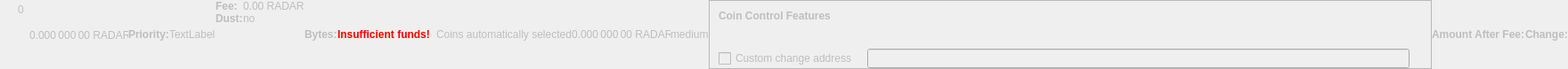
    <widget class="QWidget" name="dummyHideWidget" native="true">
     <property name="enabled">
      <bool>false</bool>
     </property>
     <property name="maximumSize">
      <size>
       <width>100</width>
       <height>22</height>
      </size>
     </property>
     <layout class="QHBoxLayout" name="dummyHideLayout">
      <property name="spacing">
       <number>0</number>
      </property>
      <property name="margin">
       <number>0</number>
      </property>
      <item>
       <layout class="QFormLayout" name="formLayoutCoinControl1">
        <property name="horizontalSpacing">
         <number>10</number>
        </property>
        <property name="verticalSpacing">
         <number>14</number>
        </property>
        <property name="leftMargin">
         <number>10</number>
        </property>
        <property name="topMargin">
         <number>4</number>
        </property>
        <property name="rightMargin">
         <number>6</number>
        </property>
        <item row="0" column="1">
         <widget class="QLabel" name="labelCoinControlBytes">
          <property name="cursor">
           <cursorShape>IBeamCursor</cursorShape>
          </property>
          <property name="contextMenuPolicy">
           <enum>Qt::ActionsContextMenu</enum>
          </property>
          <property name="text">
           <string notr="true">0</string>
          </property>
          <property name="textInteractionFlags">
           <set>Qt::LinksAccessibleByMouse|Qt::TextSelectableByKeyboard|Qt::TextSelectableByMouse</set>
          </property>
         </widget>
        </item>
       </layout>
      </item>
      <item>
       <widget class="QLabel" name="labelCoinControlAfterFee">
        <property name="enabled">
         <bool>false</bool>
        </property>
        <property name="sizePolicy">
         <sizepolicy hsizetype="Fixed" vsizetype="Fixed">
          <horstretch>0</horstretch>
          <verstretch>0</verstretch>
         </sizepolicy>
        </property>
        <property name="minimumSize">
         <size>
          <width>111</width>
          <height>12</height>
         </size>
        </property>
        <property name="maximumSize">
         <size>
          <width>111</width>
          <height>12</height>
         </size>
        </property>
        <property name="cursor">
         <cursorShape>IBeamCursor</cursorShape>
        </property>
        <property name="contextMenuPolicy">
         <enum>Qt::ActionsContextMenu</enum>
        </property>
        <property name="text">
         <string notr="true">0.000 000 00 RADAR</string>
        </property>
        <property name="textInteractionFlags">
         <set>Qt::LinksAccessibleByMouse|Qt::TextSelectableByKeyboard|Qt::TextSelectableByMouse</set>
        </property>
       </widget>
      </item>
      <item>
       <widget class="QLabel" name="labelCoinControlPriorityText">
        <property name="enabled">
         <bool>false</bool>
        </property>
        <property name="font">
         <font>
          <weight>75</weight>
          <bold>true</bold>
         </font>
        </property>
        <property name="text">
         <string>Priority:</string>
        </property>
       </widget>
      </item>
      <item>
       <layout class="QHBoxLayout" name="horizontalLayout">
        <item>
         <widget class="QLabel" name="WarningLabel">
          <property name="text">
           <string>TextLabel</string>
          </property>
         </widget>
        </item>
       </layout>
      </item>
      <item>
       <layout class="QFormLayout" name="formLayoutCoinControl3">
        <property name="horizontalSpacing">
         <number>0</number>
        </property>
        <property name="verticalSpacing">
         <number>0</number>
        </property>
        <property name="leftMargin">
         <number>0</number>
        </property>
        <property name="topMargin">
         <number>0</number>
        </property>
        <property name="rightMargin">
         <number>0</number>
        </property>
        <item row="0" column="0">
         <widget class="QLabel" name="labelCoinControlFeeText">
          <property name="enabled">
           <bool>false</bool>
          </property>
          <property name="font">
           <font>
            <weight>75</weight>
            <bold>true</bold>
           </font>
          </property>
          <property name="text">
           <string>Fee:</string>
          </property>
          <property name="margin">
           <number>0</number>
          </property>
         </widget>
        </item>
        <item row="0" column="1">
         <widget class="QLabel" name="labelCoinControlFee">
          <property name="enabled">
           <bool>false</bool>
          </property>
          <property name="cursor">
           <cursorShape>IBeamCursor</cursorShape>
          </property>
          <property name="contextMenuPolicy">
           <enum>Qt::ActionsContextMenu</enum>
          </property>
          <property name="text">
           <string notr="true">0.00 RADAR</string>
          </property>
          <property name="textInteractionFlags">
           <set>Qt::LinksAccessibleByMouse|Qt::TextSelectableByKeyboard|Qt::TextSelectableByMouse</set>
          </property>
         </widget>
        </item>
        <item row="1" column="0">
         <widget class="QLabel" name="labelCoinControlLowOutputText">
          <property name="enabled">
           <bool>false</bool>
          </property>
          <property name="font">
           <font>
            <weight>75</weight>
            <bold>true</bold>
           </font>
          </property>
          <property name="text">
           <string>Dust:</string>
          </property>
         </widget>
        </item>
        <item row="1" column="1">
         <widget class="QLabel" name="labelCoinControlLowOutput">
          <property name="enabled">
           <bool>false</bool>
          </property>
          <property name="cursor">
           <cursorShape>IBeamCursor</cursorShape>
          </property>
          <property name="contextMenuPolicy">
           <enum>Qt::ActionsContextMenu</enum>
          </property>
          <property name="text">
           <string>no</string>
          </property>
          <property name="textInteractionFlags">
           <set>Qt::LinksAccessibleByMouse|Qt::TextSelectableByKeyboard|Qt::TextSelectableByMouse</set>
          </property>
         </widget>
        </item>
       </layout>
      </item>
      <item>
       <widget class="QLabel" name="labelCoinControlBytesText">
        <property name="enabled">
         <bool>false</bool>
        </property>
        <property name="font">
         <font>
          <weight>75</weight>
          <bold>true</bold>
         </font>
        </property>
        <property name="text">
         <string>Bytes:</string>
        </property>
       </widget>
      </item>
      <item>
       <layout class="QFormLayout" name="formLayoutCoinControl2">
        <property name="horizontalSpacing">
         <number>0</number>
        </property>
        <property name="verticalSpacing">
         <number>0</number>
        </property>
        <property name="leftMargin">
         <number>0</number>
        </property>
        <property name="topMargin">
         <number>0</number>
        </property>
        <property name="rightMargin">
         <number>0</number>
        </property>
       </layout>
      </item>
      <item>
       <layout class="QHBoxLayout" name="horizontalLayoutCoinControl2">
        <property name="spacing">
         <number>0</number>
        </property>
        <property name="bottomMargin">
         <number>0</number>
        </property>
       </layout>
      </item>
      <item>
       <widget class="QLabel" name="labelCoinControlInsuffFunds">
        <property name="enabled">
         <bool>false</bool>
        </property>
        <property name="minimumSize">
         <size>
          <width>0</width>
          <height>0</height>
         </size>
        </property>
        <property name="font">
         <font>
          <weight>75</weight>
          <bold>true</bold>
         </font>
        </property>
        <property name="styleSheet">
         <string notr="true">color:red;font-weight:bold;</string>
        </property>
        <property name="text">
         <string>Insufficient funds!</string>
        </property>
        <property name="margin">
         <number>5</number>
        </property>
       </widget>
      </item>
      <item>
       <layout class="QFormLayout" name="formLayoutCoinControl4">
        <property name="horizontalSpacing">
         <number>0</number>
        </property>
        <property name="verticalSpacing">
         <number>0</number>
        </property>
        <property name="leftMargin">
         <number>0</number>
        </property>
        <property name="topMargin">
         <number>0</number>
        </property>
        <property name="rightMargin">
         <number>0</number>
        </property>
       </layout>
      </item>
      <item>
       <widget class="QLabel" name="labelCoinControlChangeLabel">
        <property name="enabled">
         <bool>false</bool>
        </property>
        <property name="sizePolicy">
         <sizepolicy hsizetype="Preferred" vsizetype="Expanding">
          <horstretch>0</horstretch>
          <verstretch>0</verstretch>
         </sizepolicy>
        </property>
        <property name="minimumSize">
         <size>
          <width>0</width>
          <height>0</height>
         </size>
        </property>
        <property name="text">
         <string/>
        </property>
        <property name="margin">
         <number>3</number>
        </property>
       </widget>
      </item>
      <item>
       <widget class="QLabel" name="labelCoinControlAutomaticallySelected">
        <property name="enabled">
         <bool>false</bool>
        </property>
        <property name="sizePolicy">
         <sizepolicy hsizetype="Fixed" vsizetype="Fixed">
          <horstretch>0</horstretch>
          <verstretch>0</verstretch>
         </sizepolicy>
        </property>
        <property name="minimumSize">
         <size>
          <width>0</width>
          <height>0</height>
         </size>
        </property>
        <property name="maximumSize">
         <size>
          <width>240</width>
          <height>16777215</height>
         </size>
        </property>
        <property name="text">
         <string>Coins automatically selected</string>
        </property>
        <property name="margin">
         <number>5</number>
        </property>
       </widget>
      </item>
      <item>
       <widget class="QLabel" name="labelCoinControlChange">
        <property name="enabled">
         <bool>false</bool>
        </property>
        <property name="sizePolicy">
         <sizepolicy hsizetype="Fixed" vsizetype="Fixed">
          <horstretch>0</horstretch>
          <verstretch>0</verstretch>
         </sizepolicy>
        </property>
        <property name="minimumSize">
         <size>
          <width>111</width>
          <height>0</height>
         </size>
        </property>
        <property name="maximumSize">
         <size>
          <width>111</width>
          <height>16777215</height>
         </size>
        </property>
        <property name="cursor">
         <cursorShape>IBeamCursor</cursorShape>
        </property>
        <property name="contextMenuPolicy">
         <enum>Qt::ActionsContextMenu</enum>
        </property>
        <property name="text">
         <string notr="true">0.000 000 00 RADAR</string>
        </property>
        <property name="textInteractionFlags">
         <set>Qt::LinksAccessibleByMouse|Qt::TextSelectableByKeyboard|Qt::TextSelectableByMouse</set>
        </property>
       </widget>
      </item>
      <item>
       <widget class="QLabel" name="labelCoinControlPriority">
        <property name="enabled">
         <bool>false</bool>
        </property>
        <property name="cursor">
         <cursorShape>IBeamCursor</cursorShape>
        </property>
        <property name="contextMenuPolicy">
         <enum>Qt::ActionsContextMenu</enum>
        </property>
        <property name="text">
         <string>medium</string>
        </property>
        <property name="textInteractionFlags">
         <set>Qt::LinksAccessibleByMouse|Qt::TextSelectableByKeyboard|Qt::TextSelectableByMouse</set>
        </property>
       </widget>
      </item>
      <item>
       <widget class="QFrame" name="frameCoinControl">
        <property name="sizePolicy">
         <sizepolicy hsizetype="Expanding" vsizetype="Expanding">
          <horstretch>0</horstretch>
          <verstretch>0</verstretch>
         </sizepolicy>
        </property>
        <property name="maximumSize">
         <size>
          <width>16777215</width>
          <height>16777215</height>
         </size>
        </property>
        <property name="frameShape">
         <enum>QFrame::StyledPanel</enum>
        </property>
        <property name="frameShadow">
         <enum>QFrame::Sunken</enum>
        </property>
        <layout class="QVBoxLayout" name="verticalLayoutCoinControl2_2">
         <property name="spacing">
          <number>0</number>
         </property>
         <property name="margin">
          <number>0</number>
         </property>
         <item>
          <layout class="QVBoxLayout" name="verticalLayoutCoinControl" stretch="0,0,0,1">
           <property name="spacing">
            <number>0</number>
           </property>
           <property name="leftMargin">
            <number>10</number>
           </property>
           <property name="topMargin">
            <number>10</number>
           </property>
           <item>
            <layout class="QHBoxLayout" name="horizontalLayoutCoinControl1">
             <property name="bottomMargin">
              <number>15</number>
             </property>
             <item>
              <widget class="QLabel" name="labelCoinControlFeatures">
               <property name="enabled">
                <bool>false</bool>
               </property>
               <property name="sizePolicy">
                <sizepolicy hsizetype="Preferred" vsizetype="Maximum">
                 <horstretch>0</horstretch>
                 <verstretch>0</verstretch>
                </sizepolicy>
               </property>
               <property name="font">
                <font>
                 <weight>75</weight>
                 <bold>true</bold>
                </font>
               </property>
               <property name="styleSheet">
                <string notr="true">font-weight:bold;</string>
               </property>
               <property name="text">
                <string>Coin Control Features</string>
               </property>
              </widget>
             </item>
            </layout>
           </item>
           <item>
            <widget class="QWidget" name="widgetCoinControl" native="true">
             <property name="sizePolicy">
              <sizepolicy hsizetype="Preferred" vsizetype="Preferred">
               <horstretch>0</horstretch>
               <verstretch>0</verstretch>
              </sizepolicy>
             </property>
             <property name="minimumSize">
              <size>
               <width>0</width>
               <height>0</height>
              </size>
             </property>
             <property name="styleSheet">
              <string notr="true"/>
             </property>
             <layout class="QHBoxLayout" name="horizontalLayoutCoinControl5_2">
              <property name="margin">
               <number>0</number>
              </property>
              <item>
               <layout class="QHBoxLayout" name="horizontalLayoutCoinControl3">
                <property name="spacing">
                 <number>20</number>
                </property>
                <property name="topMargin">
                 <number>0</number>
                </property>
                <property name="bottomMargin">
                 <number>10</number>
                </property>
               </layout>
              </item>
             </layout>
            </widget>
           </item>
           <item>
            <layout class="QHBoxLayout" name="horizontalLayoutCoinControl4" stretch="0,0,0">
             <property name="spacing">
              <number>12</number>
             </property>
             <property name="sizeConstraint">
              <enum>QLayout::SetDefaultConstraint</enum>
             </property>
             <property name="topMargin">
              <number>5</number>
             </property>
             <property name="rightMargin">
              <number>5</number>
             </property>
             <item>
              <widget class="QCheckBox" name="checkBoxCoinControlChange">
               <property name="enabled">
                <bool>false</bool>
               </property>
               <property name="toolTip">
                <string>If this is activated, but the change address is empty or invalid, change will be sent to a newly generated address.</string>
               </property>
               <property name="text">
                <string>Custom change address</string>
               </property>
              </widget>
             </item>
             <item>
              <widget class="QValidatedLineEdit" name="lineEditCoinControlChange">
               <property name="enabled">
                <bool>false</bool>
               </property>
               <property name="sizePolicy">
                <sizepolicy hsizetype="Expanding" vsizetype="Fixed">
                 <horstretch>0</horstretch>
                 <verstretch>0</verstretch>
                </sizepolicy>
               </property>
              </widget>
             </item>
             <item>
              <widget class="QLabel" name="labelCoinControlChangeLabel_2">
               <property name="sizePolicy">
                <sizepolicy hsizetype="Preferred" vsizetype="Expanding">
                 <horstretch>0</horstretch>
                 <verstretch>0</verstretch>
                </sizepolicy>
               </property>
               <property name="minimumSize">
                <size>
                 <width>0</width>
                 <height>0</height>
                </size>
               </property>
               <property name="text">
                <string/>
               </property>
               <property name="margin">
                <number>3</number>
               </property>
              </widget>
             </item>
            </layout>
           </item>
           <item>
            <spacer name="verticalSpacerCoinControl">
             <property name="orientation">
              <enum>Qt::Vertical</enum>
             </property>
             <property name="sizeHint" stdset="0">
              <size>
               <width>800</width>
               <height>1</height>
              </size>
             </property>
            </spacer>
           </item>
          </layout>
         </item>
        </layout>
       </widget>
      </item>
      <item>
       <widget class="QLabel" name="labelCoinControlAfterFeeText">
        <property name="enabled">
         <bool>false</bool>
        </property>
        <property name="minimumSize">
         <size>
          <width>0</width>
          <height>0</height>
         </size>
        </property>
        <property name="maximumSize">
         <size>
          <width>16777215</width>
          <height>16777215</height>
         </size>
        </property>
        <property name="font">
         <font>
          <weight>75</weight>
          <bold>true</bold>
         </font>
        </property>
        <property name="text">
         <string>Amount After Fee:</string>
        </property>
        <property name="alignment">
         <set>Qt::AlignLeading|Qt::AlignLeft|Qt::AlignVCenter</set>
        </property>
        <property name="margin">
         <number>0</number>
        </property>
       </widget>
      </item>
      <item>
       <widget class="QLabel" name="labelCoinControlChangeText">
        <property name="enabled">
         <bool>false</bool>
        </property>
        <property name="sizePolicy">
         <sizepolicy hsizetype="Preferred" vsizetype="Preferred">
          <horstretch>0</horstretch>
          <verstretch>0</verstretch>
         </sizepolicy>
        </property>
        <property name="minimumSize">
         <size>
          <width>0</width>
          <height>0</height>
         </size>
        </property>
        <property name="maximumSize">
         <size>
          <width>16777215</width>
          <height>16777215</height>
         </size>
        </property>
        <property name="font">
         <font>
          <weight>75</weight>
          <bold>true</bold>
         </font>
        </property>
        <property name="text">
         <string>Change:</string>
        </property>
        <property name="alignment">
         <set>Qt::AlignLeading|Qt::AlignLeft|Qt::AlignVCenter</set>
        </property>
       </widget>
      </item>
     </layout>
    </widget>
